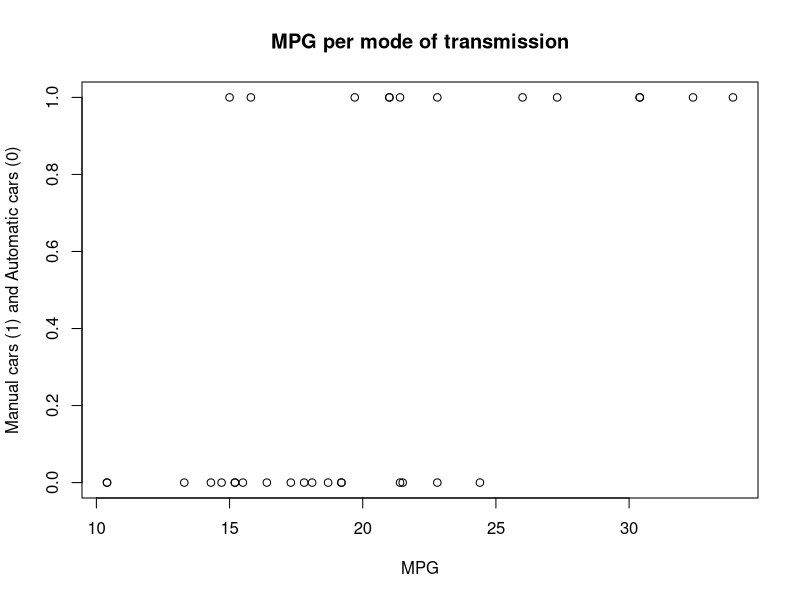
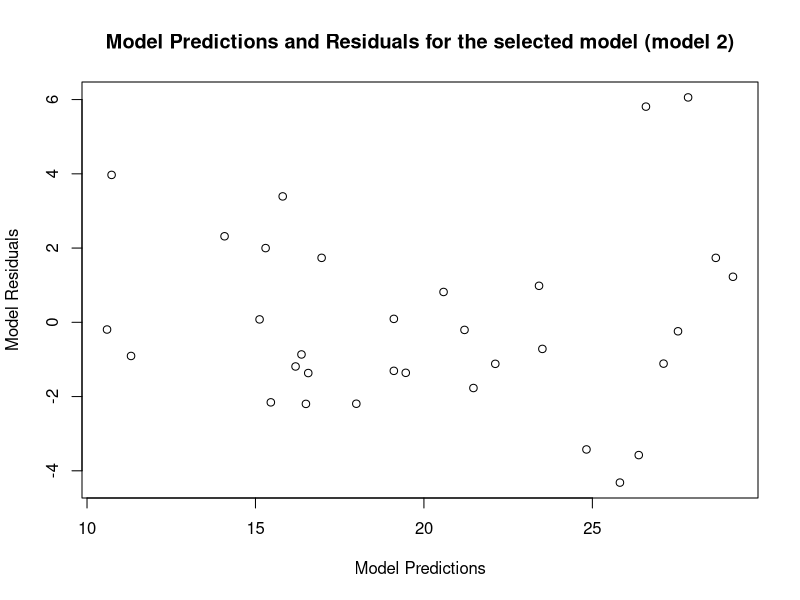

Recreate these plots in R, in order.
## ---- chunk 1
knitr::opts_chunk$set(echo = TRUE)
## ---- chunk 2
str(mtcars)
cars <- mtcars
## ---- chunk 3
cor(cars$mpg, cars)
## ---- chunk 4
model1 <- lm(mpg ~ am, cars)
model2 <- lm(mpg ~ am + wt + cyl + disp, cars)
model3 <- lm(mpg ~ wt + cyl + disp, cars)
## ---- chunk 5
#Exploratory graph 
plot(cars$mpg, cars$am, main = "MPG per mode of transmission", ylab = "Manual cars (1) and Automatic cars (0)", xlab = "MPG")
# Model selection
summary(model1)
summary(model2)
summary(model3)
#Predictions and Residuals plot
plot(predict(model2), resid(model2), xlab = "Model Predictions", ylab = "Model Residuals", main = "Model Predictions and Residuals for the selected model (model 2)")
